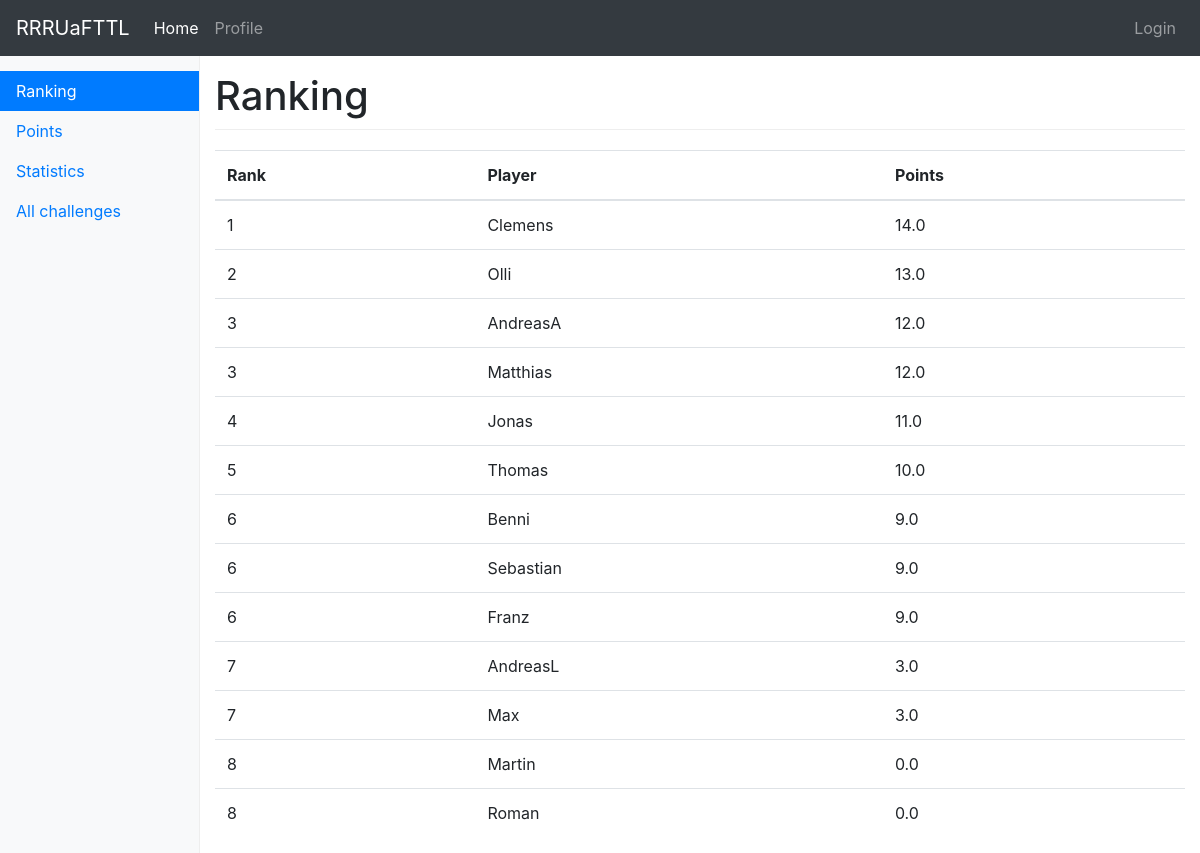
Page /ranking on the committed database.
### scoreboard/models.py (models this page shows, shortened)
class Profile(models.Model):
    user = models.OneToOneField(User, on_delete=models.CASCADE)
    activePlayer = models.BooleanField(default = True)
    points = models.FloatField(default = 0.0)
    trend = models.IntegerField(default = 0)

### scoreboard/views.py (the view)
# urls.py: url(r'^ranking', views.ranking, name='ranking'),
@never_cache
def ranking(request):
    rank.updatePoints()
    ranking = rank.get_Ranking()
    return render(request, 'ranking.html',{'ranking':ranking})

### scoreboard/ranking.py (called while the page is built)
def get_Ranking():
    players = models.Profile.objects.filter(activePlayer=True).order_by('-points')
    ranking = []
    rank = 1
    for i in range(0,len(players)):
        ranking.append({'rank':rank,'player':players[i].user.username,'points':players[i].points})
        rank = rank +1
    for i in range(1,len(ranking)):
        if ranking[i-1]['points'] == ranking[i]['points']:
            ranking[i]['rank'] = ranking[i-1]['rank']
        else:
            ranking[i]['rank'] = ranking[i-1]['rank'] + 1
    return ranking

def updatePoints():
    profiles = models.Profile.objects.filter(activePlayer = True)
    for player in profiles:
        oldPoints = player.points
        points = 0
        user = player.user
        for player2 in profiles.exclude(user = player.user):
            user2 = player2.user
            points = points + getPointsAgainst(user,user2)
        player.points = points
        if(points > oldPoints):
            player.trend = 1
        elif points < oldPoints:
            player.trend = -1
        player.save()

def winner(challenge):
    if challenge.contender_score > challenge.challengee_score:
        return challenge.contender
    return challenge.challengee

def gamePoints(user,challenge):
    if winner(challenge) == user:
        return 1.0
    return 0

### templates/ranking.html
{% extends 'base.html' %}
{% block content %}
<h1>Ranking</h1>
<table class="table">
    <thead>
        <tr>
            <th>Rank</th>
            <th>Player</th>
            <th>Points</th>
        </tr>
    </thead>
    <tbody>
    {% for player in ranking %}
       <tr>
           <td>{{player.rank}}</td>
           <td>{{player.player}}</td>
           <td>{{player.points}}</td>
        </tr>
    {% endfor %}
    </tbody>
</table>
{% endblock %}

### templates/base.html (shortened to what this page needs)
{% load static from staticfiles %}
<!doctype html>
<html lang="en">
  <head>
    <link rel="stylesheet" href="https://maxcdn.bootstrapcdn.com/bootstrap/4.0.0-beta.2/css/bootstrap.min.css">
    <link href="{% static 'css/dashboard.css' %}" rel="stylesheet">
  </head>
  <body>
    <header>
      <nav class="navbar navbar-expand-md navbar-dark fixed-top bg-dark">
        <a class="navbar-brand" href="/">RRRUaFTTL</a>
        <div class="collapse navbar-collapse" id="navbarsExampleDefault">
          <ul class="navbar-nav mr-auto">
            <li class="nav-item active">
              <a class="nav-link" href="/">Home </a>
            </li>
            <li class="nav-item">
              <a class="nav-link" href="/profile">Profile</a>
            </li>
          </ul>
          <ul class="navbar-nav navbar-right">
            {% if user.is_authenticated %}
             	<li class="nav-item"><a class= "nav-link" href="/change_password">Change Password</a></li>
	    	<li class="nav-item"><a class = "nav-link" href="/logout">Logout</a></li>
            {% else %}
              <li class="nav-item"><a class = "nav-link" href="/login">Login</a></li>
            {% endif %}
          </ul>
        </div>
      </nav>
    </header>
    <div class="container-fluid">
      <div class="row">
        <nav class="col-0 col-sm-0 col-md-2 d-none d-xs-none d-sm-none d-md-block bg-light sidebar">
          <ul class="nav nav-pills flex-column">
            <li class="nav-item">
              <a class="nav-link {% if request.resolver_match.url_name == "ranking" %}active{% endif %}" href="/ranking">Ranking <span class="sr-only">(current)</span></a>
            </li>
            <li class="nav-item">
              <a class="nav-link {% if request.resolver_match.url_name == "points_overview" %}active{% endif %}" href="/points_overview">Points</a>
            </li>
            <li class="nav-item">
              <a class="nav-link {% if request.resolver_match.url_name == "statistics" %}active{% endif %}" href="/statistics">Statistics</a>
            </li>
            <li class="nav-item">
              <a class="nav-link {% if request.resolver_match.url_name == "all_games" %}active{% endif %}" href="/all_games">All challenges</a>
            </li>
          </ul>
        </nav>
        <main role="main" class="col-12 col-sm-12 ml-sm-auto col-md-10 pt-3">
          {% block content %}
          {% endblock %}
        </main>
      </div>
    </div>
  </body>
</html>

### scoreboard/static/css/dashboard.css (style rules this page uses)
body { padding-top: 3.5rem; }
h1 { padding-bottom: 9px; margin-bottom: 20px; border-bottom: 1px solid #eee; }
.sidebar { position: fixed; top: 51px; bottom: 0; left: 0; z-index: 1000; padding: 20px 0; overflow-x: hidden; overflow-y: auto; border-right: 1px solid #eee; }
.sidebar .nav { margin-bottom: 20px; }
.sidebar .nav-item { width: 100%; }
.sidebar .nav-item + .nav-item { margin-left: 0; }
.sidebar .nav-link { border-radius: 0; }

### rows in the picture
Profile: points "14.0"
Profile: points "13.0"
Profile: points "12.0"
Profile: points "12.0"
Profile: points "11.0"
Profile: points "10.0"
Profile: points "9.0"
Profile: points "9.0"
Profile: points "9.0"
Profile: points "3.0"
Profile: points "3.0"
Profile: points "0.0"
Profile: points "0.0"

### other values in the picture
{{ player.rank }} "1" "2" "3" "3" "4" "5" "6" "6" "6" "7" "7" "8" "8"
{{ player.player }} "Clemens" "Olli" "AndreasA" "Matthias" "Jonas" "Thomas" "Benni" "Sebastian" "Franz" "AndreasL" "Max" "Martin" "Roman"
